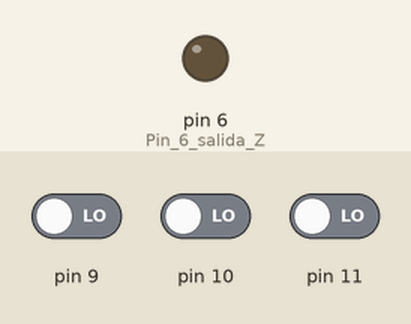
This sketch was run on a simulated Arduino Uno, built with avr-gcc and run on an emulated ATmega328P. Parts: output pins drawn as LEDs (lit = HIGH). The test bench sets the inputs (shaded band); at power-on: pin 9 LOW, pin 11 LOW, pin 10 LOW.

Above: at 1.2 s.
1.3 s: pin 9 driven HIGH
At 1.6 s:
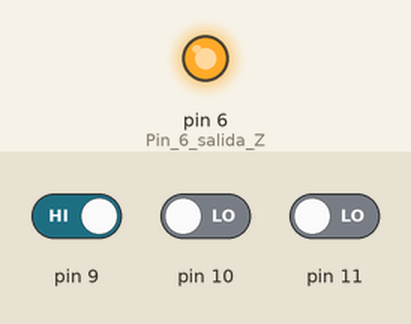
2.8 s: pin 9 driven LOW
At 3.9 s:
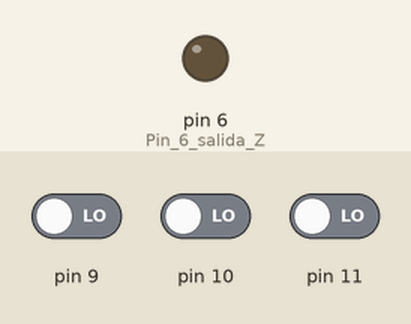
4.3 s: pin 11 driven HIGH
At 5.1 s:
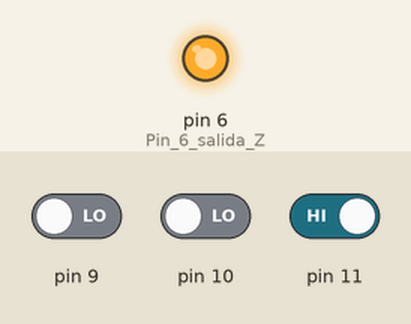
Timing chart, 0 to 7.3 s (numbered marks = the images above; inputs shaded):
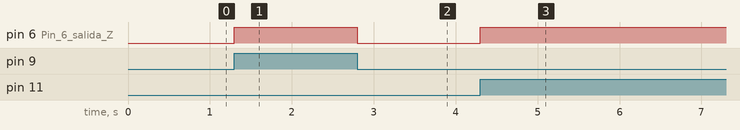

Measured:
- after the input at 1.3 s, pin 6 (Pin_6_salida_Z): LOW → HIGH at once
- after the input at 2.8 s, pin 6 (Pin_6_salida_Z): HIGH → LOW at once
- after the input at 4.3 s, pin 6 (Pin_6_salida_Z): LOW → HIGH at once

The sketch:

MINITERMINOCOMPLETO.ino
```cpp
//Autor:Dario Jorge Iglesias //MINITÉRMINOS
boolean C,B,A,Z;//Variables de entrada y salida
void setup() //Configuración
{
 pinMode(9,INPUT);//C
 pinMode(10,INPUT);//B
 pinMode(11,INPUT);//A
 pinMode(6,OUTPUT);//Pin 6 salida Z
}
void loop()        { //Super lazo infinito
 C=digitalRead(9); //Lee peso 4
 B=digitalRead(10);//Lee peso 2
 A=digitalRead(11);//Lee peso 1
 Z=(!C&!B&A)|(!C&B&A)|(C&!B&!A)|(C&!B&A);
 digitalWrite(6,Z);}//Refresca salida Z
```
